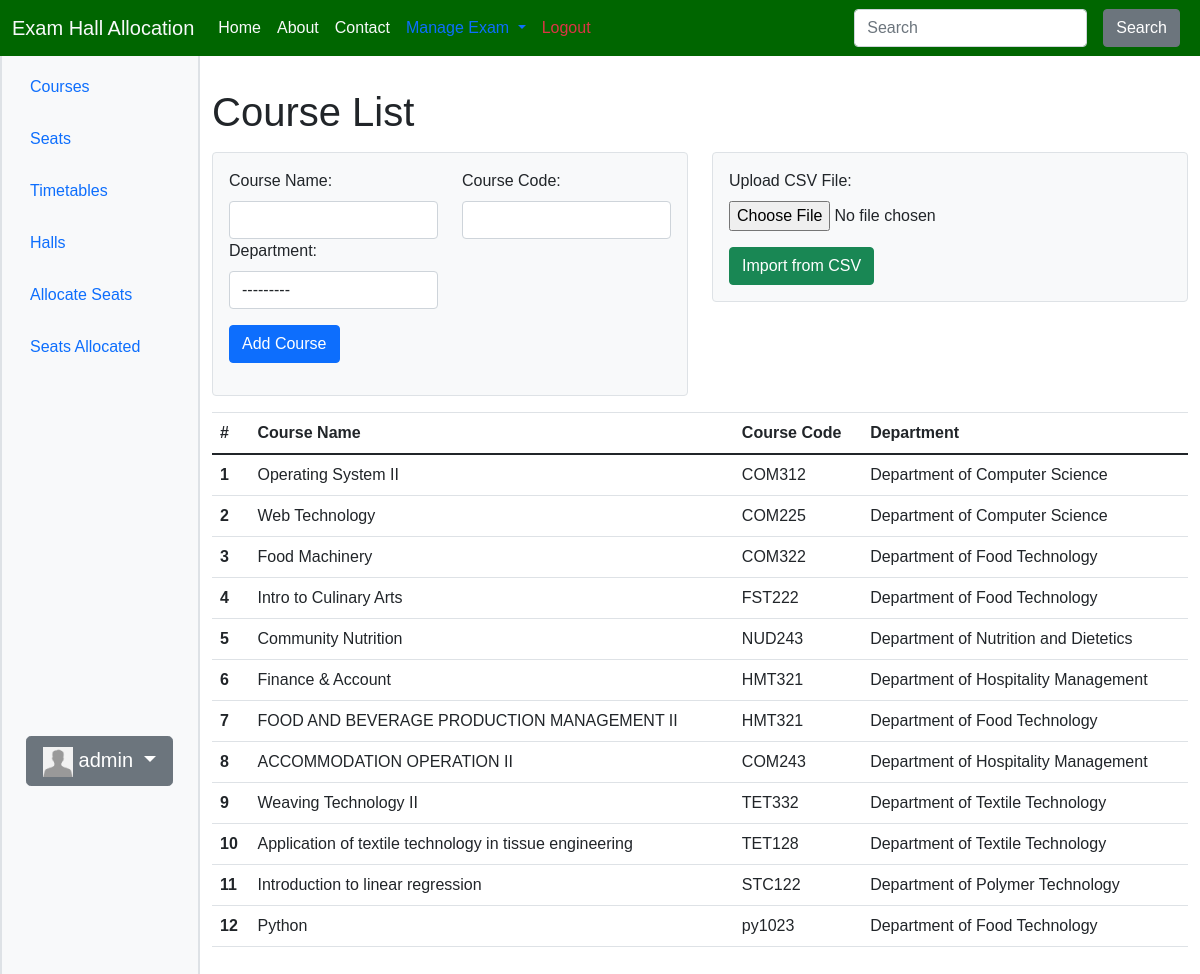
/main/courses/ (signed in), run on the app's committed database.
### accounts/models.py (models this page shows, shortened)
class CustomUser(AbstractUser):
    email = models.EmailField(unique=True)
    first_name = models.CharField(max_length=30)
    middle_name = models.CharField(max_length=30, blank=True, null=True)
    last_name = models.CharField(max_length=30)
    date_of_birth = models.DateField(null=True, blank=True)
    user_type = models.CharField(max_length=20, verbose_name="User Type")
    slug = models.SlugField(unique=True, blank=True, null=True)
    objects = CustomUserManager()

class Profile(models.Model):
    user = models.OneToOneField(CustomUser, on_delete=models.CASCADE)
    avatar = models.ImageField(
        default='avatar.jpg', # default avatar
        upload_to='profile_avatars' # dir to store the image
    )

### main/models.py (models this page shows, shortened)
class Course(models.Model):
    name = models.CharField(max_length=100)
    code = models.CharField(max_length=8)
    department = models.ForeignKey(Department, on_delete=models.CASCADE)

class Department(models.Model):
    name = models.CharField(max_length=50)
    faculty = models.ForeignKey(Faculty, on_delete=models.CASCADE)
    def __str__(self):
        return f"Department of {self.name}"

### main/views.py (the view, shortened to what this page needs)
# urls.py: path('courses/', CourseCreateView.as_view(), name='courses'),
class CourseCreateView(AdminRequiredMixin, View):
    template_name = 'main/courses.html'
    def get(self, request, *args, **kwargs):
        courses = Course.objects.all()
        form = CourseForm()
        return render(request, self.template_name, {'courses': courses, 'form': form})

### main/forms.py
class CourseForm(forms.ModelForm):
    class Meta:
        model = Course
        fields = ['name', 'code', 'department']

### main/mixins.py (called while the page is built)
    def test_func(self):
        return self.request.user.is_authenticated and self.request.user.is_staff and self.request.user.is_superuser

### main/templates/main/courses.html (shortened to what this page needs)
{% extends 'main/base.html' %}
{% load widget_tweaks %}
{% block content %}
    <h1 style="margin-top: 40px;">Course List</h1>
    <div class="row my-3">
        <div class="col-md-6">
            <div class="form-container bg-light p-3 rounded border">
                <form method="post" enctype="multipart/form-data">
                    <div class="form-group row">
                        <div class="col-md-6">
                            <label for="{{ form.name.id_for_label }}">Course Name:</label>
                            {{ form.name|add_class:"form-control" }}
                        </div>
                        <div class="col-md-6">
                            <label for="{{ form.code.id_for_label }}">Course Code:</label>
                            {{ form.code|add_class:"form-control" }}
                        </div>
                        <div class="col-md-6">
                            <label for="{{ form.department.id_for_label }}">Department:</label>
                            {{ form.department|add_class:"form-control" }}
                        </div>
                        <div class="col-md-12 mt-3">
                            <button type="submit" class="btn btn-primary">Add Course</button>
                        </div>
                    </div>
                </form>
            </div>
        </div>
        <div class="col-md-6">
            <div class="form-container bg-light p-3 rounded border">
                <form method="post" enctype="multipart/form-data">
                    <div class="form-group">
                        <label for="csv_file">Upload CSV File:</label>
                        <input class="form-control-file" type="file" name="csv_file" required>
                    </div>
                    <div class="mt-3">
                        <button type="submit" class="btn btn-success">Import from CSV</button>
                    </div>
                </form>
            </div>
        </div>
    </div>
    <table class="table">
        <thead>
            <tr>
                <th scope="col">#</th>
                <th scope="col">Course Name</th>
                <th scope="col">Course Code</th>
                <th scope="col">Department</th>
            </tr>
        </thead>
        <tbody>
            {% for course in courses %}
                <tr>
                    <th scope="row">{{ forloop.counter }}</th>
                    <td>{{ course.name }}</td>
                    <td>{{ course.code }}</td>
                    <td>{{ course.department }}</td>
                </tr>
            {% endfor %}
        </tbody>
    </table>
{% endblock %}

### main/templates/main/base.html (shortened to what this page needs)
<!DOCTYPE html>
<html lang="en">
  <head>
    <link
      rel="stylesheet"
      href="https://stackpath.bootstrapcdn.com/bootstrap/4.5.2/css/bootstrap.min.css"
    />
    <link
      href="https://cdn.jsdelivr.net/npm/bootstrap@5.0.2/dist/css/bootstrap.min.css"
      rel="stylesheet"
    />
    <link
      rel="stylesheet"
      href="https://cdnjs.cloudflare.com/ajax/libs/font-awesome/5.15.1/css/all.min.css"
    />
    <link
      href="https://cdn.jsdelivr.net/npm/bootstrap@5.0.2/dist/css/bootstrap.min.css"
      rel="stylesheet"
    />
  </head>
  <body>
    <nav class="navbar-expand-lg bg-light fixed-top">
      <div class="navbar container-fluid">
        <a class="navbar-brand link-light" href="{% url 'index' %}"
          >Exam Hall Allocation</a
        >
        <div class="collapse navbar-collapse" id="navbarColor04">
          <ul class="navbar-nav me-auto">
            <li class="nav-item">
              <a class="nav-link active link-light" href="{% url 'index' %}"
                >Home</a
              >
            </li>
            <li class="nav-item">
              <a class="nav-link link-light" href="{% url 'about' %}">About</a>
            </li>
            <li class="nav-item">
              <a class="nav-link link-light" href="{% url 'contact' %}"
                >Contact</a
              >
            </li>
            {% if user.is_authenticated %} {% if user.is_superuser %}
            <li class="nav-item dropdown">
              <a
                class="nav-link dropdown-toggle"
                href="#"
                id="navbarDropdown"
                role="button"
                data-bs-toggle="dropdown"
                aria-haspopup="true"
                aria-expanded="false"
              >
                Manage Exam
              </a>
            </li>
            {% endif %}
            <li class="nav-item">
              <a class="nav-link text-danger" href="{% url 'accounts:logout' %}"
                >Logout</a
              >
            </li>
            {% endif %}
          </ul>
          <form class="d-flex">
            <input
              class="form-control me-sm-2"
              type="search"
              placeholder="Search"
            />
            <button class="btn btn-secondary mx-2 my-2 my-sm-0" type="submit">
              Search
            </button>
          </form>
        </div>
      </div>
    </nav>
    <div class="container-fluid">
      <div class="row flex-nowrap">
        <div class="col-auto col-md-3 col-xl-2 px-sm-2 px-0 bg-light border border-2" #sidebar>
          <div
            class="d-flex flex-column align-items-center align-items-sm-start px-3 pt-2 text-white min-vh-100"
          >
            <ul
              class="nav nav-pills flex-column mb-sm-auto mb-0 align-items-center align-items-sm-start mt-5"
              id="menu"
            >
              <li>
                <a
                  href="{% url 'main:courses' %}"
                  class="nav-link px-0 align-middle"
                >
                  <span class="ms-1 d-none d-sm-inline">Courses</span></a
                >
              </li>
              <li>
                <a
                  href="{% url 'main:seats' %}"
                  class="nav-link px-0 align-middle"
                >
                  <span class="ms-1 d-none d-sm-inline">Seats</span></a
                >
              </li>
              <li>
                <a
                  href="{% url 'main:timetables' %}"
                  class="nav-link px-0 align-middle"
                >
                  <span class="ms-1 d-none d-sm-inline">Timetables</span></a
                >
              </li>
              <li>
                <a
                  href="{% url 'main:halls' %}"
                  class="nav-link px-0 align-middle"
                >
                  <span class="ms-1 d-none d-sm-inline">Halls</span></a
                >
              </li>
              <li>
                <a
                  href="{% url 'main:allocate' %}"
                  class="nav-link px-0 align-middle"
                >
                  <span class="ms-1 d-none d-sm-inline">Allocate Seats</span>
                </a>
              </li>
              <li>
                <a
                  href="{% url 'main:allocated_seats' %}"
                  class="nav-link px-0 align-middle"
                >
                  <span class="ms-1 d-none d-sm-inline">Seats Allocated</span>
                </a>
              </li>
            </ul>
            <div class="dropdown">
              <div
                class="btn btn-lg btn-secondary dropdown-toggle my-3"
                type="button"
                id="dropdownMenuButton1"
                data-bs-toggle="dropdown"
                aria-expanded="false"
              >
                <img
                  alt="User Avatar"
                  src="{{ user.profile.avatar.url }}"
                  width="30"
                  height="30"
                />
                {{ user.username }}
              </div>
            </div>
          </div>
        </div>
        <div class="col my-5">
          <div id="content">{% block content %}{% endblock %}</div>
        </div>
      </div>
    </div>
  </body>
</html>

### data on the page
CustomUser: profile.avatar (placeholder picture), username "admin"
Course: name "Operating System II", code "COM312", department "Department of Computer Science"
Course: name "Web Technology", code "COM225", department "Department of Computer Science"
Course: name "Food Machinery", code "COM322", department "Department of Food Technology"
Course: name "Intro to Culinary Arts", code "FST222", department "Department of Food Technology"
Course: name "Community Nutrition", code "NUD243", department "Department of Nutrition and Dietetics"
Course: name "Finance & Account", code "HMT321", department "Department of Hospitality Management"
Course: name "FOOD AND BEVERAGE PRODUCTION MANAGEMENT II", code "HMT321", department "Department of Food Technology"
Course: name "ACCOMMODATION OPERATION II", code "COM243", department "Department of Hospitality Management"
Course: name "Weaving Technology II", code "TET332", department "Department of Textile Technology"
Course: name "Application of textile technology in tissue engineering", code "TET128", department "Department of Textile Technology"
Course: name "Introduction to linear regression", code "STC122", department "Department of Polymer Technology"
Course: name "Python", code "py1023", department "Department of Food Technology"
